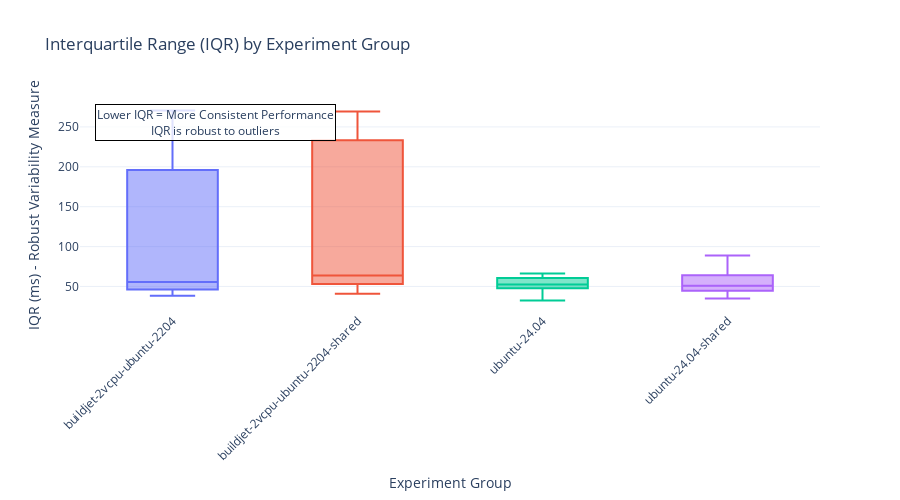
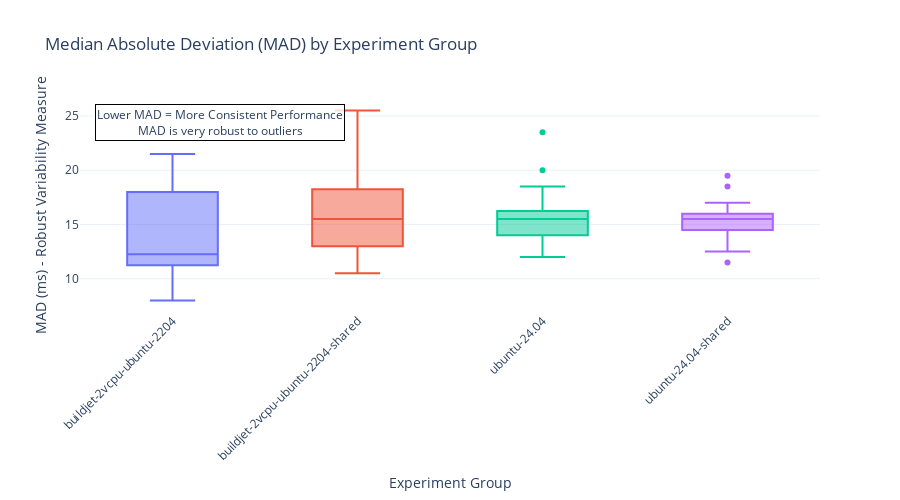

These figures' notebook cell, in order:
### Code cell
# Box plot of IQR (Interquartile Range) across test runs - robust variability measure
fig_iqr = px.box(
    variability_per_run,
    x="experiment_group",
    y="iqr",
    title="Interquartile Range (IQR) by Experiment Group",
    labels={"iqr": "IQR (ms) - Robust Variability Measure", "experiment_group": "Experiment Group"},
    color="experiment_group",
)

fig_iqr.update_layout(height=500, showlegend=False, xaxis_tickangle=-45, template="plotly_white")

fig_iqr.add_annotation(
    x=0.02,
    y=0.98,
    xref="paper",
    yref="paper",
    text="Lower IQR = More Consistent Performance<br>IQR is robust to outliers",
    showarrow=False,
    bgcolor="rgba(255,255,255,0.8)",
    bordercolor="black",
    borderwidth=1,
    font=dict(size=12),
)

fig_iqr.show()

# Box plot of MAD (Median Absolute Deviation) - another robust variability measure
fig_mad = px.box(
    variability_per_run,
    x="experiment_group",
    y="mad",
    title="Median Absolute Deviation (MAD) by Experiment Group",
    labels={"mad": "MAD (ms) - Robust Variability Measure", "experiment_group": "Experiment Group"},
    color="experiment_group",
)

fig_mad.update_layout(height=500, showlegend=False, xaxis_tickangle=-45, template="plotly_white")

fig_mad.add_annotation(
    x=0.02,
    y=0.98,
    xref="paper",
    yref="paper",
    text="Lower MAD = More Consistent Performance<br>MAD is very robust to outliers",
    showarrow=False,
    bgcolor="rgba(255,255,255,0.8)",
    bordercolor="black",
    borderwidth=1,
    font=dict(size=12),
)

fig_mad.show()

### Figure 1 — Plotly figure (JSON) as saved in the notebook; plotly's stock layout.template omitted (floating-point values rounded to 4 significant figures)
{"data": [{"alignmentgroup": "True", "hovertemplate": "Experiment Group=%{x}<br>IQR (ms) - Robust Variability Measure=%{y}<extra></extra>", "legendgroup": "buildjet-2vcpu-ubuntu-2204", "marker": {"color": "#636efa"}, "name": "buildjet-2vcpu-ubuntu-2204", "notched": false, "offsetgroup": "buildjet-2vcpu-ubuntu-2204", "orientation": "v", "showlegend": true, "type": "box", "x": ["buildjet-2vcpu-ubuntu-2204", "buildjet-2vcpu-ubuntu-2204", "buildjet-2vcpu-ubuntu-2204", "buildjet-2vcpu-ubuntu-2204", "buildjet-2vcpu-ubuntu-2204", "buildjet-2vcpu-ubuntu-2204", "buildjet-2vcpu-ubuntu-2204", "buildjet-2vcpu-ubuntu-2204", "buildjet-2vcpu-ubuntu-2204", "buildjet-2vcpu-ubuntu-2204", "buildjet-2vcpu-ubuntu-2204", "buildjet-2vcpu-ubuntu-2204", "buildjet-2vcpu-ubuntu-2204", "buildjet-2vcpu-ubuntu-2204", "buildjet-2vcpu-ubuntu-2204", "buildjet-2vcpu-ubuntu-2204"], "x0": " ", "xaxis": "x", "y": [43.25, 128.8, 270.5, 51.5, 264.5, 38.5, 263.0, 69.25, 49.5, 269.8, 55.75, 50.75, 42.25, 40.25, 55.75, 58.5], "y0": " ", "yaxis": "y"}, {"alignmentgroup": "True", "hovertemplate": "Experiment Group=%{x}<br>IQR (ms) - Robust Variability Measure=%{y}<extra></extra>", "legendgroup": "buildjet-2vcpu-ubuntu-2204-shared", "marker": {"color": "#EF553B"}, "name": "buildjet-2vcpu-ubuntu-2204-shared", "notched": false, "offsetgroup": "buildjet-2vcpu-ubuntu-2204-shared", "orientation": "v", "showlegend": true, "type": "box", "x": ["buildjet-2vcpu-ubuntu-2204-shared", "buildjet-2vcpu-ubuntu-2204-shared", "buildjet-2vcpu-ubuntu-2204-shared", "buildjet-2vcpu-ubuntu-2204-shared", "buildjet-2vcpu-ubuntu-2204-shared", "buildjet-2vcpu-ubuntu-2204-shared", "buildjet-2vcpu-ubuntu-2204-shared", "buildjet-2vcpu-ubuntu-2204-shared", "buildjet-2vcpu-ubuntu-2204-shared", "buildjet-2vcpu-ubuntu-2204-shared", "buildjet-2vcpu-ubuntu-2204-shared", "buildjet-2vcpu-ubuntu-2204-shared", "buildjet-2vcpu-ubuntu-2204-shared", "buildjet-2vcpu-ubuntu-2204-shared", "buildjet-2vcpu-ubuntu-2204-shared", "buildjet-2vcpu-ubuntu-2204-shared"], "x0": " ", "xaxis": "x", "y": [51.5, 260.0, 60.5, 136.0, 269.2, 47.0, 55.0, 40.75, 42.5, 245.8, 55.75, 75.75, 58.0, 67.25, 259.0, 220.8], "y0": " ", "yaxis": "y"}, {"alignmentgroup": "True", "hovertemplate": "Experiment Group=%{x}<br>IQR (ms) - Robust Variability Measure=%{y}<extra></extra>", "legendgroup": "ubuntu-24.04", "marker": {"color": "#00cc96"}, "name": "ubuntu-24.04", "notched": false, "offsetgroup": "ubuntu-24.04", "orientation": "v", "showlegend": true, "type": "box", "x": ["ubuntu-24.04", "ubuntu-24.04", "ubuntu-24.04", "ubuntu-24.04", "ubuntu-24.04", "ubuntu-24.04", "ubuntu-24.04", "ubuntu-24.04", "ubuntu-24.04", "ubuntu-24.04", "ubuntu-24.04", "ubuntu-24.04", "ubuntu-24.04", "ubuntu-24.04", "ubuntu-24.04", "ubuntu-24.04"], "x0": " ", "xaxis": "x", "y": [51.75, 42.5, 59.25, 58.0, 45.75, 47.25, 32.5, 62.25, 52.0, 66.25, 57.75, 64.25, 53.0, 48.25, 48.5, 65.25], "y0": " ", "yaxis": "y"}, {"alignmentgroup": "True", "hovertemplate": "Experiment Group=%{x}<br>IQR (ms) - Robust Variability Measure=%{y}<extra></extra>", "legendgroup": "ubuntu-24.04-shared", "marker": {"color": "#ab63fa"}, "name": "ubuntu-24.04-shared", "notched": false, "offsetgroup": "ubuntu-24.04-shared", "orientation": "v", "showlegend": true, "type": "box", "x": ["ubuntu-24.04-shared", "ubuntu-24.04-shared", "ubuntu-24.04-shared", "ubuntu-24.04-shared", "ubuntu-24.04-shared", "ubuntu-24.04-shared", "ubuntu-24.04-shared", "ubuntu-24.04-shared", "ubuntu-24.04-shared", "ubuntu-24.04-shared", "ubuntu-24.04-shared", "ubuntu-24.04-shared", "ubuntu-24.04-shared", "ubuntu-24.04-shared", "ubuntu-24.04-shared", "ubuntu-24.04-shared"], "x0": " ", "xaxis": "x", "y": [45.5, 44.0, 51.5, 61.25, 43.25, 55.5, 46.5, 72.5, 41.25, 50.25, 57.5, 35.0, 69.25, 67.0, 50.25, 88.75], "y0": " ", "yaxis": "y"}], "layout": {"annotations": [{"bgcolor": "rgba(255,255,255,0.8)", "bordercolor": "black", "borderwidth": 1, "font": {"size": 12}, "showarrow": false, "text": "Lower IQR = More Consistent Performance<br>IQR is robust to outliers", "x": 0.02, "xref": "paper", "y": 0.98, "yref": "paper"}], "boxmode": "overlay", "height": 500, "legend": {"title": {"text": "Experiment Group"}, "tracegroupgap": 0}, "showlegend": false, "title": {"text": "Interquartile Range (IQR) by Experiment Group"}, "xaxis": {"anchor": "y", "categoryarray": ["buildjet-2vcpu-ubuntu-2204", "buildjet-2vcpu-ubuntu-2204-shared", "ubuntu-24.04", "ubuntu-24.04-shared"], "categoryorder": "array", "domain": [0, 1], "tickangle": -45, "title": {"text": "Experiment Group"}}, "yaxis": {"anchor": "x", "domain": [0, 1], "title": {"text": "IQR (ms) - Robust Variability Measure"}}}}

### Figure 2 — Plotly figure (JSON) as saved in the notebook; plotly's stock layout.template omitted (floating-point values rounded to 4 significant figures)
{"data": [{"alignmentgroup": "True", "hovertemplate": "Experiment Group=%{x}<br>MAD (ms) - Robust Variability Measure=%{y}<extra></extra>", "legendgroup": "buildjet-2vcpu-ubuntu-2204", "marker": {"color": "#636efa"}, "name": "buildjet-2vcpu-ubuntu-2204", "notched": false, "offsetgroup": "buildjet-2vcpu-ubuntu-2204", "orientation": "v", "showlegend": true, "type": "box", "x": ["buildjet-2vcpu-ubuntu-2204", "buildjet-2vcpu-ubuntu-2204", "buildjet-2vcpu-ubuntu-2204", "buildjet-2vcpu-ubuntu-2204", "buildjet-2vcpu-ubuntu-2204", "buildjet-2vcpu-ubuntu-2204", "buildjet-2vcpu-ubuntu-2204", "buildjet-2vcpu-ubuntu-2204", "buildjet-2vcpu-ubuntu-2204", "buildjet-2vcpu-ubuntu-2204", "buildjet-2vcpu-ubuntu-2204", "buildjet-2vcpu-ubuntu-2204", "buildjet-2vcpu-ubuntu-2204", "buildjet-2vcpu-ubuntu-2204", "buildjet-2vcpu-ubuntu-2204", "buildjet-2vcpu-ubuntu-2204"], "x0": " ", "xaxis": "x", "y": [12.5, 10.0, 12.0, 10.5, 11.5, 12.0, 11.5, 15.0, 14.5, 8.0, 11.0, 21.5, 20.0, 16.0, 21.5, 20.5], "y0": " ", "yaxis": "y"}, {"alignmentgroup": "True", "hovertemplate": "Experiment Group=%{x}<br>MAD (ms) - Robust Variability Measure=%{y}<extra></extra>", "legendgroup": "buildjet-2vcpu-ubuntu-2204-shared", "marker": {"color": "#EF553B"}, "name": "buildjet-2vcpu-ubuntu-2204-shared", "notched": false, "offsetgroup": "buildjet-2vcpu-ubuntu-2204-shared", "orientation": "v", "showlegend": true, "type": "box", "x": ["buildjet-2vcpu-ubuntu-2204-shared", "buildjet-2vcpu-ubuntu-2204-shared", "buildjet-2vcpu-ubuntu-2204-shared", "buildjet-2vcpu-ubuntu-2204-shared", "buildjet-2vcpu-ubuntu-2204-shared", "buildjet-2vcpu-ubuntu-2204-shared", "buildjet-2vcpu-ubuntu-2204-shared", "buildjet-2vcpu-ubuntu-2204-shared", "buildjet-2vcpu-ubuntu-2204-shared", "buildjet-2vcpu-ubuntu-2204-shared", "buildjet-2vcpu-ubuntu-2204-shared", "buildjet-2vcpu-ubuntu-2204-shared", "buildjet-2vcpu-ubuntu-2204-shared", "buildjet-2vcpu-ubuntu-2204-shared", "buildjet-2vcpu-ubuntu-2204-shared", "buildjet-2vcpu-ubuntu-2204-shared"], "x0": " ", "xaxis": "x", "y": [10.5, 15.0, 14.0, 18.5, 13.0, 18.0, 18.0, 11.0, 16.0, 13.5, 12.0, 23.5, 25.5, 24.5, 16.5, 13.0], "y0": " ", "yaxis": "y"}, {"alignmentgroup": "True", "hovertemplate": "Experiment Group=%{x}<br>MAD (ms) - Robust Variability Measure=%{y}<extra></extra>", "legendgroup": "ubuntu-24.04", "marker": {"color": "#00cc96"}, "name": "ubuntu-24.04", "notched": false, "offsetgroup": "ubuntu-24.04", "orientation": "v", "showlegend": true, "type": "box", "x": ["ubuntu-24.04", "ubuntu-24.04", "ubuntu-24.04", "ubuntu-24.04", "ubuntu-24.04", "ubuntu-24.04", "ubuntu-24.04", "ubuntu-24.04", "ubuntu-24.04", "ubuntu-24.04", "ubuntu-24.04", "ubuntu-24.04", "ubuntu-24.04", "ubuntu-24.04", "ubuntu-24.04", "ubuntu-24.04"], "x0": " ", "xaxis": "x", "y": [13.0, 15.0, 23.5, 13.5, 15.5, 16.0, 12.0, 14.5, 18.5, 20.0, 16.0, 14.5, 15.5, 16.5, 16.0, 13.5], "y0": " ", "yaxis": "y"}, {"alignmentgroup": "True", "hovertemplate": "Experiment Group=%{x}<br>MAD (ms) - Robust Variability Measure=%{y}<extra></extra>", "legendgroup": "ubuntu-24.04-shared", "marker": {"color": "#ab63fa"}, "name": "ubuntu-24.04-shared", "notched": false, "offsetgroup": "ubuntu-24.04-shared", "orientation": "v", "showlegend": true, "type": "box", "x": ["ubuntu-24.04-shared", "ubuntu-24.04-shared", "ubuntu-24.04-shared", "ubuntu-24.04-shared", "ubuntu-24.04-shared", "ubuntu-24.04-shared", "ubuntu-24.04-shared", "ubuntu-24.04-shared", "ubuntu-24.04-shared", "ubuntu-24.04-shared", "ubuntu-24.04-shared", "ubuntu-24.04-shared", "ubuntu-24.04-shared", "ubuntu-24.04-shared", "ubuntu-24.04-shared", "ubuntu-24.04-shared"], "x0": " ", "xaxis": "x", "y": [14.5, 16.5, 14.5, 15.5, 15.0, 14.5, 15.5, 17.0, 12.5, 15.5, 11.5, 15.0, 15.5, 15.5, 18.5, 19.5], "y0": " ", "yaxis": "y"}], "layout": {"annotations": [{"bgcolor": "rgba(255,255,255,0.8)", "bordercolor": "black", "borderwidth": 1, "font": {"size": 12}, "showarrow": false, "text": "Lower MAD = More Consistent Performance<br>MAD is very robust to outliers", "x": 0.02, "xref": "paper", "y": 0.98, "yref": "paper"}], "boxmode": "overlay", "height": 500, "legend": {"title": {"text": "Experiment Group"}, "tracegroupgap": 0}, "showlegend": false, "title": {"text": "Median Absolute Deviation (MAD) by Experiment Group"}, "xaxis": {"anchor": "y", "categoryarray": ["buildjet-2vcpu-ubuntu-2204", "buildjet-2vcpu-ubuntu-2204-shared", "ubuntu-24.04", "ubuntu-24.04-shared"], "categoryorder": "array", "domain": [0, 1], "tickangle": -45, "title": {"text": "Experiment Group"}}, "yaxis": {"anchor": "x", "domain": [0, 1], "title": {"text": "MAD (ms) - Robust Variability Measure"}}}}
